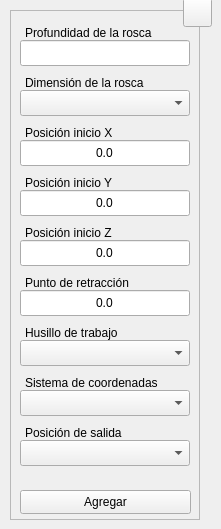
  <widget class="QWidget" name="centralwidget">
   <widget class="QFrame" name="frame">
    <property name="geometry">
     <rect>
      <x>10</x>
      <y>10</y>
      <width>190</width>
      <height>510</height>
     </rect>
    </property>
    <property name="sizePolicy">
     <sizepolicy hsizetype="Fixed" vsizetype="Fixed">
      <horstretch>0</horstretch>
      <verstretch>0</verstretch>
     </sizepolicy>
    </property>
    <property name="minimumSize">
     <size>
      <width>190</width>
      <height>510</height>
     </size>
    </property>
    <property name="maximumSize">
     <size>
      <width>190</width>
      <height>510</height>
     </size>
    </property>
    <property name="frameShape">
     <enum>QFrame::StyledPanel</enum>
    </property>
    <property name="frameShadow">
     <enum>QFrame::Raised</enum>
    </property>
    <widget class="QLineEdit" name="tbx_dpt">
     <property name="geometry">
      <rect>
       <x>10</x>
       <y>30</y>
       <width>170</width>
       <height>26</height>
      </rect>
     </property>
     <property name="minimumSize">
      <size>
       <width>170</width>
       <height>0</height>
      </size>
     </property>
     <property name="maximumSize">
      <size>
       <width>170</width>
       <height>16777215</height>
      </size>
     </property>
     <property name="toolTip">
      <string>Digite la profundidad del agujero</string>
     </property>
     <property name="statusTip">
      <string/>
     </property>
     <property name="alignment">
      <set>Qt::AlignCenter</set>
     </property>
     <property name="placeholderText">
      <string/>
     </property>
    </widget>
    <widget class="QLabel" name="lbl_dpt">
     <property name="enabled">
      <bool>true</bool>
     </property>
     <property name="geometry">
      <rect>
       <x>15</x>
       <y>10</y>
       <width>137</width>
       <height>26</height>
      </rect>
     </property>
     <property name="text">
      <string>Profundidad de la rosca</string>
     </property>
     <property name="buddy">
      <cstring>lbl_dpt</cstring>
     </property>
    </widget>
    <widget class="QPushButton" name="btn_save">
     <property name="geometry">
      <rect>
       <x>10</x>
       <y>480</y>
       <width>171</width>
       <height>24</height>
      </rect>
     </property>
     <property name="sizePolicy">
      <sizepolicy hsizetype="Expanding" vsizetype="Expanding">
       <horstretch>0</horstretch>
       <verstretch>0</verstretch>
      </sizepolicy>
     </property>
     <property name="minimumSize">
      <size>
       <width>88</width>
       <height>0</height>
      </size>
     </property>
     <property name="toolTip">
      <string>Agregar los datos al programa CNC</string>
     </property>
     <property name="statusTip">
      <string/>
     </property>
     <property name="text">
      <string>Agregar</string>
     </property>
     <property name="shortcut">
      <string>Ctrl+S</string>
     </property>
     <property name="autoDefault">
      <bool>true</bool>
     </property>
    </widget>
    <widget class="QComboBox" name="cbx_sde">
     <property name="geometry">
      <rect>
       <x>10</x>
       <y>330</y>
       <width>170</width>
       <height>26</height>
      </rect>
     </property>
     <property name="minimumSize">
      <size>
       <width>170</width>
       <height>26</height>
      </size>
     </property>
     <property name="maximumSize">
      <size>
       <width>170</width>
       <height>16777215</height>
      </size>
     </property>
     <property name="toolTip">
      <string>Seleccione el husillo de trabajo a utilizar</string>
     </property>
    </widget>
    <widget class="QLabel" name="lbl_sde">
     <property name="enabled">
      <bool>true</bool>
     </property>
     <property name="geometry">
      <rect>
       <x>15</x>
       <y>310</y>
       <width>103</width>
       <height>26</height>
      </rect>
     </property>
     <property name="text">
      <string>Husillo de trabajo</string>
     </property>
    </widget>
    <widget class="QLineEdit" name="tbx_xin">
     <property name="geometry">
      <rect>
       <x>10</x>
       <y>130</y>
       <width>170</width>
       <height>26</height>
      </rect>
     </property>
     <property name="minimumSize">
      <size>
       <width>170</width>
       <height>0</height>
      </size>
     </property>
     <property name="maximumSize">
      <size>
       <width>170</width>
       <height>16777215</height>
      </size>
     </property>
     <property name="toolTip">
      <string>Digite la posición de inicio en el eje X</string>
     </property>
     <property name="statusTip">
      <string/>
     </property>
     <property name="text">
      <string>0.0</string>
     </property>
     <property name="alignment">
      <set>Qt::AlignCenter</set>
     </property>
     <property name="placeholderText">
      <string/>
     </property>
    </widget>
    <widget class="QLabel" name="lbl_xin">
     <property name="enabled">
      <bool>true</bool>
     </property>
     <property name="geometry">
      <rect>
       <x>15</x>
       <y>110</y>
       <width>98</width>
       <height>26</height>
      </rect>
     </property>
     <property name="text">
      <string>Posición inicio X</string>
     </property>
    </widget>
    <widget class="QLabel" name="lbl_yin">
     <property name="enabled">
      <bool>true</bool>
     </property>
     <property name="geometry">
      <rect>
       <x>15</x>
       <y>160</y>
       <width>98</width>
       <height>26</height>
      </rect>
     </property>
     <property name="text">
      <string>Posición inicio Y</string>
     </property>
    </widget>
    <widget class="QLineEdit" name="tbx_yin">
     <property name="geometry">
      <rect>
       <x>10</x>
       <y>180</y>
       <width>170</width>
       <height>26</height>
      </rect>
     </property>
     <property name="minimumSize">
      <size>
       <width>170</width>
       <height>0</height>
      </size>
     </property>
     <property name="maximumSize">
      <size>
       <width>170</width>
       <height>16777215</height>
      </size>
     </property>
     <property name="toolTip">
      <string>Digite la posición de inicio en el eje Y</string>
     </property>
     <property name="statusTip">
      <string/>
     </property>
     <property name="text">
      <string>0.0</string>
     </property>
     <property name="alignment">
      <set>Qt::AlignCenter</set>
     </property>
     <property name="placeholderText">
      <string/>
     </property>
    </widget>
    <widget class="QLabel" name="lbl_zin">
     <property name="enabled">
      <bool>true</bool>
     </property>
     <property name="geometry">
      <rect>
       <x>15</x>
       <y>210</y>
       <width>98</width>
       <height>26</height>
      </rect>
     </property>
     <property name="text">
      <string>Posición inicio Z</string>
     </property>
    </widget>
    <widget class="QLineEdit" name="tbx_zin">
     <property name="geometry">
      <rect>
       <x>10</x>
       <y>230</y>
       <width>170</width>
       <height>26</height>
      </rect>
     </property>
     <property name="minimumSize">
      <size>
       <width>170</width>
       <height>0</height>
      </size>
     </property>
     <property name="maximumSize">
      <size>
       <width>170</width>
       <height>16777215</height>
      </size>
     </property>
     <property name="toolTip">
      <string>Digite la posición de inicio en el eje Z</string>
     </property>
     <property name="statusTip">
      <string/>
     </property>
     <property name="text">
      <string>0.0</string>
     </property>
     <property name="alignment">
      <set>Qt::AlignCenter</set>
     </property>
     <property name="placeholderText">
      <string/>
     </property>
    </widget>
    <widget class="QComboBox" name="cbx_sys">
     <property name="geometry">
      <rect>
       <x>10</x>
       <y>380</y>
       <width>170</width>
       <height>26</height>
      </rect>
     </property>
     <property name="minimumSize">
      <size>
       <width>170</width>
       <height>26</height>
      </size>
     </property>
     <property name="maximumSize">
      <size>
       <width>170</width>
       <height>16777215</height>
      </size>
     </property>
     <property name="toolTip">
      <string>Seleccione el sistema de coordenadas a utilizar</string>
     </property>
    </widget>
    <widget class="QLabel" name="lbl_sys">
     <property name="enabled">
      <bool>true</bool>
     </property>
     <property name="geometry">
      <rect>
       <x>15</x>
       <y>360</y>
       <width>139</width>
       <height>26</height>
      </rect>
     </property>
     <property name="text">
      <string>Sistema de coordenadas</string>
     </property>
     <property name="buddy">
      <cstring>lbl_mov</cstring>
     </property>
    </widget>
    <widget class="QLabel" name="lbl_znd">
     <property name="enabled">
      <bool>true</bool>
     </property>
     <property name="geometry">
      <rect>
       <x>15</x>
       <y>410</y>
       <width>105</width>
       <height>26</height>
      </rect>
     </property>
     <property name="text">
      <string>Posición de salida</string>
     </property>
     <property name="buddy">
      <cstring>lbl_mov</cstring>
     </property>
    </widget>
    <widget class="QComboBox" name="cbx_znd">
     <property name="geometry">
      <rect>
       <x>10</x>
       <y>430</y>
       <width>170</width>
       <height>26</height>
      </rect>
     </property>
     <property name="minimumSize">
      <size>
       <width>170</width>
       <height>26</height>
      </size>
     </property>
     <property name="maximumSize">
      <size>
       <width>170</width>
       <height>16777215</height>
      </size>
     </property>
     <property name="toolTip">
      <string>Seleccione el punto de salida del perforado</string>
     </property>
    </widget>
    <widget class="QLineEdit" name="tbx_rtr">
     <property name="geometry">
      <rect>
       <x>10</x>
       <y>280</y>
       <width>170</width>
       <height>26</height>
      </rect>
     </property>
     <property name="minimumSize">
      <size>
       <width>170</width>
       <height>0</height>
      </size>
     </property>
     <property name="maximumSize">
      <size>
       <width>170</width>
       <height>16777215</height>
      </size>
     </property>
     <property name="toolTip">
      <string>Digite la distancia de retracción</string>
     </property>
     <property name="statusTip">
      <string/>
     </property>
     <property name="text">
      <string>0.0</string>
     </property>
     <property name="alignment">
      <set>Qt::AlignCenter</set>
     </property>
     <property name="placeholderText">
      <string/>
     </property>
    </widget>
    <widget class="QLabel" name="lbl_rtr">
     <property name="enabled">
      <bool>true</bool>
     </property>
     <property name="geometry">
      <rect>
       <x>15</x>
       <y>260</y>
       <width>115</width>
       <height>26</height>
      </rect>
     </property>
     <property name="text">
      <string>Punto de retracción</string>
     </property>
    </widget>
    <widget class="QComboBox" name="cbx_thd">
     <property name="geometry">
      <rect>
       <x>10</x>
       <y>80</y>
       <width>170</width>
       <height>26</height>
      </rect>
     </property>
     <property name="minimumSize">
      <size>
       <width>170</width>
       <height>26</height>
      </size>
     </property>
     <property name="maximumSize">
      <size>
       <width>170</width>
       <height>16777215</height>
      </size>
     </property>
     <property name="toolTip">
      <string>Seleccione la dimensión de la rosca</string>
     </property>
    </widget>
    <widget class="QLabel" name="lbl_thd">
     <property name="enabled">
      <bool>true</bool>
     </property>
     <property name="geometry">
      <rect>
       <x>15</x>
       <y>60</y>
       <width>127</width>
       <height>26</height>
      </rect>
     </property>
     <property name="text">
      <string>Dimensión de la rosca</string>
     </property>
     <property name="buddy">
      <cstring>lbl_mov</cstring>
     </property>
    </widget>
    <zorder>tbx_dpt</zorder>
    <zorder>lbl_dpt</zorder>
    <zorder>btn_save</zorder>
    <zorder>cbx_sde</zorder>
    <zorder>lbl_sde</zorder>
    <zorder>tbx_xin</zorder>
    <zorder>lbl_xin</zorder>
    <zorder>tbx_yin</zorder>
    <zorder>tbx_zin</zorder>
    <zorder>lbl_zin</zorder>
    <zorder>lbl_yin</zorder>
    <zorder>cbx_sys</zorder>
    <zorder>lbl_sys</zorder>
    <zorder>cbx_znd</zorder>
    <zorder>tbx_rtr</zorder>
    <zorder>lbl_rtr</zorder>
    <zorder>lbl_znd</zorder>
    <zorder>cbx_thd</zorder>
    <zorder>lbl_thd</zorder>
   </widget>
   <widget class="QToolButton" name="btn_help">
    <property name="geometry">
     <rect>
      <x>183</x>
      <y>-2</y>
      <width>29</width>
      <height>29</height>
     </rect>
    </property>
    <property name="font">
     <font>
      <pointsize>20</pointsize>
      <bold>true</bold>
     </font>
    </property>
    <property name="text">
     <string/>
    </property>
    <property name="icon">
     <iconset resource="../../resources/resources.qrc">
      <normaloff>:/icons/question.png</normaloff>:/icons/question.png</iconset>
    </property>
    <property name="iconSize">
     <size>
      <width>20</width>
      <height>20</height>
     </size>
    </property>
    <property name="shortcut">
     <string>F1</string>
    </property>
   </widget>
  </widget>
